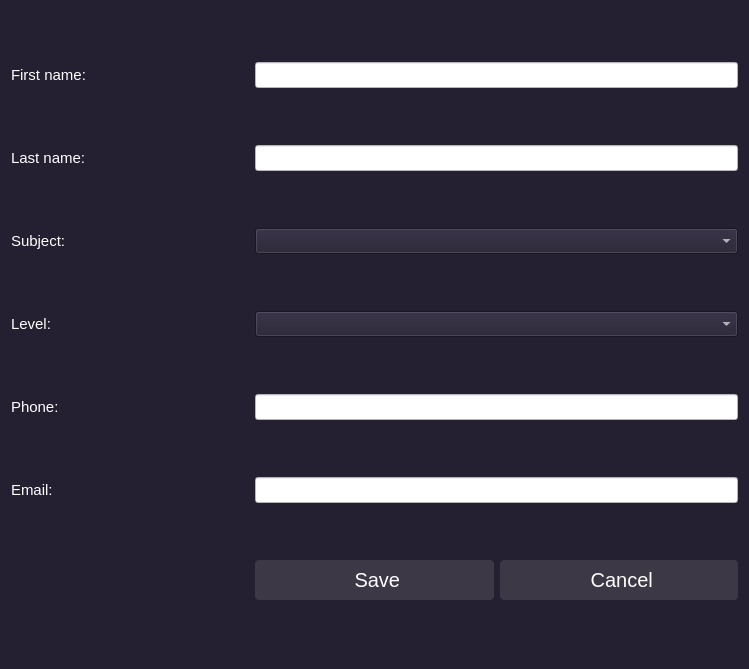
<?xml version="1.0" encoding="UTF-8"?>
<ui version="4.0">
 <class>teacher_edit_form</class>
 <widget class="QWidget" name="teacher_edit_form">
  <property name="geometry">
   <rect>
    <x>0</x>
    <y>0</y>
    <width>749</width>
    <height>669</height>
   </rect>
  </property>
  <property name="windowTitle">
   <string>Form</string>
  </property>
  <property name="styleSheet">
   <string notr="true">QWidget{
background-color:rgb(36, 31, 49);
color:rgb(255, 255, 255);
font-size:15px
}
            QPushButton {
                background-color: rgb(61, 56, 70);
                color:rgb(255, 255, 255);
                border: none;
                padding: 8px 16px;
                border-radius: 4px;
					font-size:20px
            }
            QPushButton:hover {
                background-color:rgb(192, 191, 188);
					color:black;
            }
QPushButton:disabled {
    background-color: rgb(222, 221, 218); /* Change the disabled color as desired */
}
QToolButton:pressed {
    background-color: rgb(153, 193, 241);  /* Change the pressed color as desired */
}
            QToolButton {
                background-color: rgb(53, 132, 228);
                color:black;
                border: none;
                padding: 8px 16px;
                border-radius: 4px;
            }
            QToolButton:hover {
                background-color:rgb(246, 245, 244);
					color:black;
            }
QToolButton:disabled {
    background-color: rgb(222, 221, 218); /* Change the disabled color as desired */
}
QPushButton:pressed {
    background-color: rgb(153, 193, 241);  /* Change the pressed color as desired */
}

</string>
  </property>
  <layout class="QGridLayout" name="gridLayout">
   <item row="0" column="0">
    <widget class="QLabel" name="label">
     <property name="text">
      <string>First name:</string>
     </property>
    </widget>
   </item>
   <item row="0" column="1" colspan="2">
    <widget class="QLineEdit" name="firstname_input">
     <property name="styleSheet">
      <string notr="true">background-color: rgb(255, 255, 255);
color: rgb(0, 0, 0);</string>
     </property>
    </widget>
   </item>
   <item row="1" column="0">
    <widget class="QLabel" name="label_2">
     <property name="text">
      <string>Last name:</string>
     </property>
    </widget>
   </item>
   <item row="1" column="1" colspan="2">
    <widget class="QLineEdit" name="lastname_input">
     <property name="styleSheet">
      <string notr="true">background-color: rgb(255, 255, 255);
color: rgb(0, 0, 0);</string>
     </property>
    </widget>
   </item>
   <item row="2" column="0">
    <widget class="QLabel" name="label_3">
     <property name="text">
      <string>Subject:</string>
     </property>
    </widget>
   </item>
   <item row="2" column="1" colspan="2">
    <widget class="QComboBox" name="subject_comboBox"/>
   </item>
   <item row="3" column="0">
    <widget class="QLabel" name="label_4">
     <property name="text">
      <string>Level:</string>
     </property>
    </widget>
   </item>
   <item row="3" column="1" colspan="2">
    <widget class="QComboBox" name="level_combobox"/>
   </item>
   <item row="4" column="0">
    <widget class="QLabel" name="label_6">
     <property name="text">
      <string>Phone:</string>
     </property>
    </widget>
   </item>
   <item row="4" column="1" colspan="2">
    <widget class="QLineEdit" name="phone_input">
     <property name="styleSheet">
      <string notr="true">background-color: rgb(255, 255, 255);
color: rgb(0, 0, 0);</string>
     </property>
    </widget>
   </item>
   <item row="5" column="0">
    <widget class="QLabel" name="label_5">
     <property name="text">
      <string>Email:</string>
     </property>
    </widget>
   </item>
   <item row="5" column="1" colspan="2">
    <widget class="QLineEdit" name="email_input">
     <property name="styleSheet">
      <string notr="true">color: rgb(0, 0, 0);
background-color: rgb(255, 255, 255);</string>
     </property>
    </widget>
   </item>
   <item row="6" column="1">
    <widget class="QPushButton" name="save_button">
     <property name="styleSheet">
      <string notr="true">QPushButton {
    background-color:rgb(61, 56, 70);
	
	color: rgb(255, 255, 255);
	font-size: 20px

}

QPushButton:hover {
    background-color: rgb(119, 118, 123);  /* Change the hover color as desired */
}

QPushButton:pressed {
    background-color: rgb(192, 191, 188);  /* Change the pressed color as desired */
}

QPushButton:disabled {
    background-color: rgb(222, 221, 218); /* Change the disabled color as desired */
}</string>
     </property>
     <property name="text">
      <string> Save</string>
     </property>
     <property name="icon">
      <iconset>
       <normaloff>../../icons/ok.png</normaloff>../../icons/ok.png</iconset>
     </property>
     <property name="iconSize">
      <size>
       <width>30</width>
       <height>30</height>
      </size>
     </property>
    </widget>
   </item>
   <item row="6" column="2">
    <widget class="QPushButton" name="Cancel_button">
     <property name="styleSheet">
      <string notr="true">QPushButton {
    background-color:rgb(61, 56, 70);
	
	color: rgb(255, 255, 255);
	font-size: 20px

}

QPushButton:hover {
    background-color: rgb(119, 118, 123);  /* Change the hover color as desired */
}

QPushButton:pressed {
    background-color: rgb(192, 191, 188);  /* Change the pressed color as desired */
}

QPushButton:disabled {
    background-color: rgb(222, 221, 218); /* Change the disabled color as desired */
}</string>
     </property>
     <property name="text">
      <string> Cancel</string>
     </property>
     <property name="icon">
      <iconset>
       <normaloff>../../icons/cancel.png</normaloff>../../icons/cancel.png</iconset>
     </property>
     <property name="iconSize">
      <size>
       <width>30</width>
       <height>30</height>
      </size>
     </property>
    </widget>
   </item>
  </layout>
 </widget>
 <resources/>
 <connections/>
</ui>
